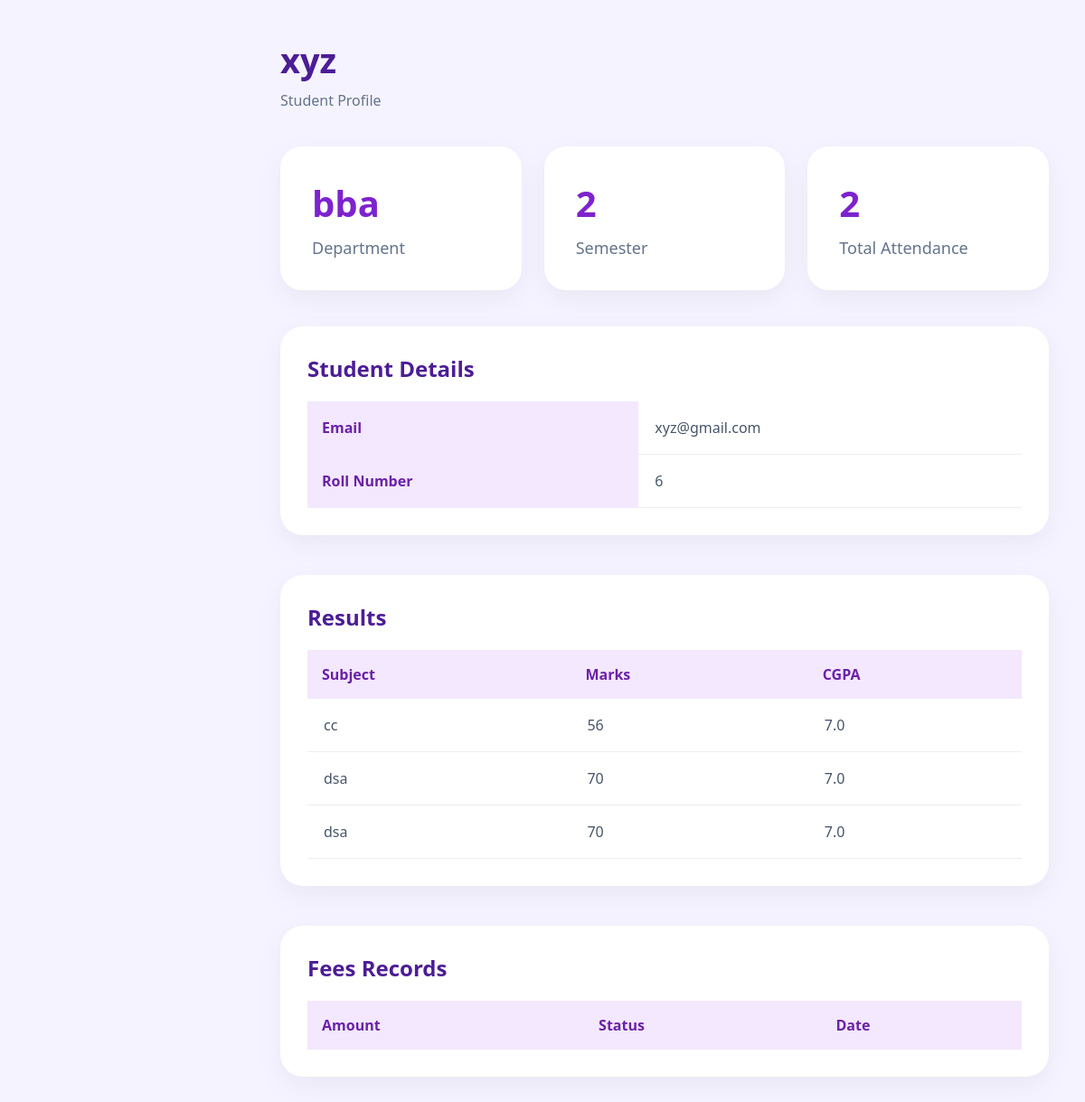
The page /student-profile/2/ (signed in) on the database its author committed.
### app/models.py (models this page shows, shortened)
class Student(models.Model):
    name = models.CharField(max_length=100)
    email = models.EmailField()
    roll = models.CharField(max_length=20)
    department = models.CharField(max_length=100)
    semester = models.IntegerField()

class Result(models.Model):
    student = models.ForeignKey(
        Student,
        on_delete=models.CASCADE
    )
    subject = models.CharField(max_length=100)
    marks = models.IntegerField()
    cgpa = models.FloatField()

### app/views.py (the view)
@login_required(login_url='login')
def student_profile(request, id):
    student = get_object_or_404(Student, id=id)
    attendance = Attendance.objects.filter(student=student).count()
    results = Result.objects.filter(student=student).order_by('-id')
    fees = Fees.objects.filter(student=student).order_by('-id')
    return render(
        request,
        'student_profile.html',
        {
            'student': student,
            'attendance': attendance,
            'results': results,
            'fees': fees,
        },
    )

### app/templates/student_profile.html (shortened to what this page needs)
{% load static %}
<!DOCTYPE html>
<html lang="en">
<head>
    <link rel="stylesheet"
          href="{% static 'css/dashboard.css' %}">
</head>
<body>
<div class="main">
    <div class="topbar">
        <div>
            <h1>
                {{ student.name }}
            </h1>
            <p>
                Student Profile
            </p>
        </div>
    </div>
    <div class="cards">
        <div class="card">
            <h2>{{ student.department }}</h2>
            <p>Department</p>
        </div>
        <div class="card">
            <h2>{{ student.semester }}</h2>
            <p>Semester</p>
        </div>
        <div class="card">
            <h2>{{ attendance }}</h2>
            <p>Total Attendance</p>
        </div>
    </div>
    <div class="table-section">
        <div class="table-header">
            <h2>
                Student Details
            </h2>
        </div>
        <table>
            <tr>
                <th>Email</th>
                <td>{{ student.email }}</td>
            </tr>
            <tr>
                <th>Roll Number</th>
                <td>{{ student.roll }}</td>
            </tr>
        </table>
    </div>
    <br><br>
    <div class="table-section">
        <div class="table-header">
            <h2>
                Results
            </h2>
        </div>
        <table>
            <tr>
                <th>Subject</th>
                <th>Marks</th>
                <th>CGPA</th>
            </tr>
            {% for i in results %}
            <tr>
                <td>{{ i.subject }}</td>
                <td>{{ i.marks }}</td>
                <td>{{ i.cgpa }}</td>
            </tr>
            {% endfor %}
        </table>
    </div>
    <br><br>
    <div class="table-section">
        <div class="table-header">
            <h2>
                Fees Records
            </h2>
        </div>
        <table>
            <tr>
                <th>Amount</th>
                <th>Status</th>
                <th>Date</th>
            </tr>
        </table>
    </div>
</div>
</body>
</html>

### app/static/css/dashboard.css (style rules this page uses)
* { margin:0; padding:0; box-sizing:border-box; font-family:'Segoe UI',sans-serif; }
body { background:#f5f3ff; display:flex; overflow-x:hidden; }
.main { margin-left:270px; width:100%; padding:40px; }
.topbar { display:flex; justify-content:space-between; align-items:center; margin-bottom:40px; }
.topbar h1 { font-size:38px; color:#4c1d95; }
.topbar p { color:#64748b; margin-top:8px; }
.cards { display:grid; grid-template-columns:repeat(auto-fit,minmax(220px,1fr)); gap:25px; margin-bottom:40px; }
.card { background:white; padding:35px; border-radius:24px; box-shadow:0 10px 30px rgba(0,0,0,0.05); transition:0.3s; }
.card h2 { font-size:40px; color:#7e22ce; margin-bottom:10px; }
.card p { color:#64748b; font-size:18px; }
.table-section { background:white; padding:30px; border-radius:25px; box-shadow:0 10px 30px rgba(0,0,0,0.05); overflow-x:auto; }
.table-header { margin-bottom:20px; }
.table-header h2 { color:#4c1d95; }
table { width:100%; border-collapse:collapse; min-width:700px; }
table tr th { background:#f3e8ff; padding:16px; text-align:left; color:#6b21a8; }
table tr td { padding:18px; border-bottom:1px solid #eee; color:#475569; }

### rows shown on the page
Student: name "xyz", department "bba", semester "2", email "xyz@gmail.com", roll "6"
Result: subject "cc", marks "56", cgpa "7.0"
Result: subject "dsa", marks "70", cgpa "7.0"
Result: subject "dsa", marks "70", cgpa "7.0"

### other values the page prints
{{ attendance }} "2"
